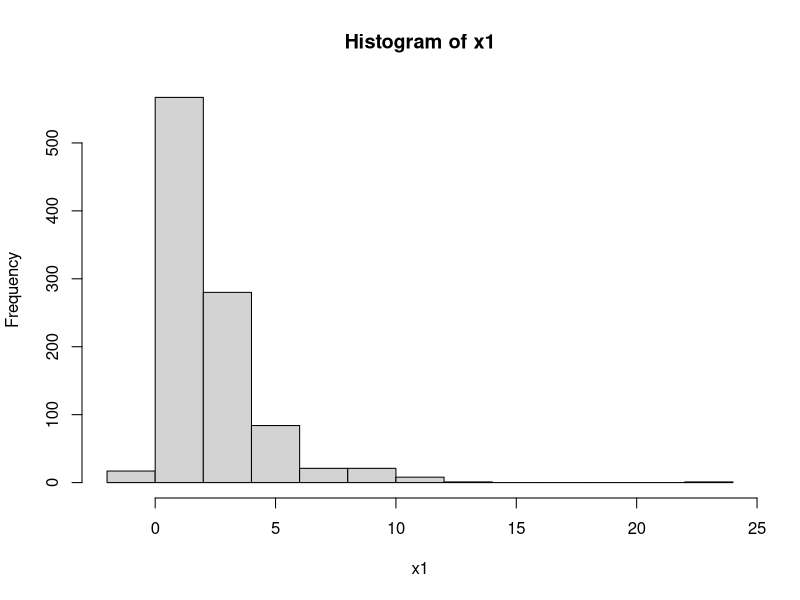

Generate this figure with R:

# CDF
pNOLL=function(x,a,b){
u=1+exp(-x);
return(u^(-a)/(u^(-a)+exp(-b*x)*u^(-b))) 
}


#PDF
dNOLL=function(x,a,b){
u=1+exp(-x);
return((exp(-b*x)*u^(-a-b)*(a+(b-a)*u^(-1)))/(u^(-a)+exp(-b*x)*u^(-b))^2)
}


#quantile
qNOLL=function(p, a, b){
  u1 = function(x, a, b) (1+exp(-x))^(-a)*(1-p)-p*exp(-b*x)*(1+exp(-x))^(-b)
  return(uniroot(u1,  c(-150, 150),  tol = 0.0000000001,  a=a,  b=b)$root) }

#pseudo-random number generator 
rNOLL =function(n, a, b) {
  x=numeric(n)
  for (i in 1:n) x[i]=qNOLL(runif(1, 0, 1), a, b)
  return(sort(x)) }

x1=rNOLL(1000,6,0.5)


hist(x1)









